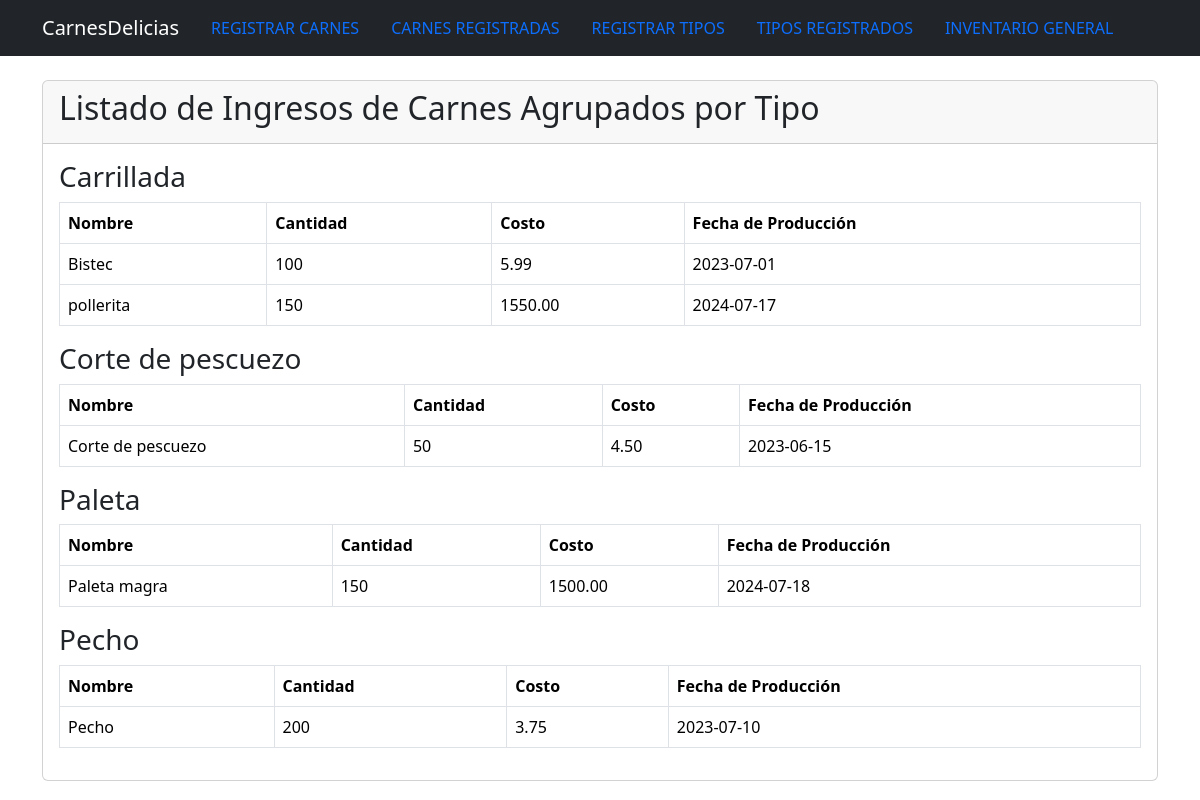
The app's page /examWeb/listar_ingresos_agrupados.php with its own data.
### tables this page shows
CREATE TABLE `carnes` (
  `id` int(11) NOT NULL,
  `nombre` varchar(255) NOT NULL,
  `cantidad` int(11) NOT NULL,
  `costo` decimal(10,2) NOT NULL,
  `id_tipo` int(11) DEFAULT NULL,
  `fecha_produccion` date NOT NULL
);

CREATE TABLE `tipos_de_carnes` (
  `id` int(11) NOT NULL,
  `tipo` varchar(255) NOT NULL
);

### examWeb/listar_ingresos_agrupados.php (the view, shortened to what this page needs)
<?php
include("conexion_bd.php");
$sql = "SELECT tipos_de_carnes.tipo, carnes.nombre, carnes.cantidad, carnes.costo, carnes.fecha_produccion
        FROM carnes
        INNER JOIN tipos_de_carnes ON carnes.id_tipo = tipos_de_carnes.id
        ORDER BY tipos_de_carnes.tipo, carnes.fecha_produccion";
$result = mysqli_query($conn, $sql);
?>
<!DOCTYPE html>
<html lang="es">
<head>
    <link rel="stylesheet" href="css/bootstrap.min.css">
</head>
<body>
<nav class="navbar navbar-expand-lg navbar-dark bg-dark">
        <div class="container">
        <a class="navbar-brand" href="index.html">CarnesDelicias</a>
            <div class="collapse navbar-collapse" id="navbarNav">
                <ul class="nav justify-content-center">
                    <li class="nav-item">
                        <a class="nav-link active" aria-current="page" href="registrar_carnes.html">REGISTRAR CARNES</a>
                    </li>
                    <li class="nav-item">
                        <a class="nav-link" href="listado_carnes.php">CARNES REGISTRADAS</a>
                    </li>
                    <li class="nav-item">
                        <a class="nav-link" href="registrar_tipo_carnes.html">REGISTRAR TIPOS</a>
                    </li>
                    <li class="nav-item">
                        <a class="nav-link" href="listar_tipos.php">TIPOS REGISTRADOS</a>
                    </li>
                    <li class="nav-item">
                        <a class="nav-link" href="listar_ingresos_agrupados.php">INVENTARIO GENERAL</a>
                    </li>
                </ul>
            </div>
        </div>
    </nav>
    <div class="container">
        <div class="card mt-4">
            <div class="card-header">
                <h2>Listado de Ingresos de Carnes Agrupados por Tipo</h2>
            </div>
            <div class="card-body">
                <?php
                $current_tipo = "";
                if (mysqli_num_rows($result) > 0) {
                    while ($row = mysqli_fetch_assoc($result)) {
                        if ($current_tipo != $row["tipo"]) {
                            if ($current_tipo != "") {
                                echo "</tbody></table>";
                            }
                            $current_tipo = $row["tipo"];
                            echo "<h3>" . $current_tipo . "</h3>";
                            echo "<table class='table table-bordered'>";
                            echo "<thead><tr><th>Nombre</th><th>Cantidad</th><th>Costo</th><th>Fecha de Producción</th></tr></thead><tbody>";
                        }
                        echo "<tr>";
                        echo "<td>" . $row["nombre"] . "</td>";
                        echo "<td>" . $row["cantidad"] . "</td>";
                        echo "<td>" . $row["costo"] . "</td>";
                        echo "<td>" . $row["fecha_produccion"] . "</td>";
                        echo "</tr>";
                    }
                    echo "</tbody></table>";
                } else {
                    echo "<p>No se encontraron registros</p>";
                }
                ?>
            </div>
        </div>
    </div>
</body>
</html>

### records on screen
carnes: id_tipo.tipo "Carrillada", nombre "Bistec", cantidad "100", costo "5.99", fecha_produccion "2023-07-01"
carnes: nombre "pollerita", cantidad "150", costo "1550.00", fecha_produccion "2024-07-17"
carnes: id_tipo.tipo "Corte de pescuezo", nombre "Corte de pescuezo", cantidad "50", costo "4.50", fecha_produccion "2023-06-15"
carnes: id_tipo.tipo "Paleta", nombre "Paleta magra", cantidad "150", costo "1500.00", fecha_produccion "2024-07-18"
carnes: id_tipo.tipo "Pecho", nombre "Pecho", cantidad "200", costo "3.75", fecha_produccion "2023-07-10"
